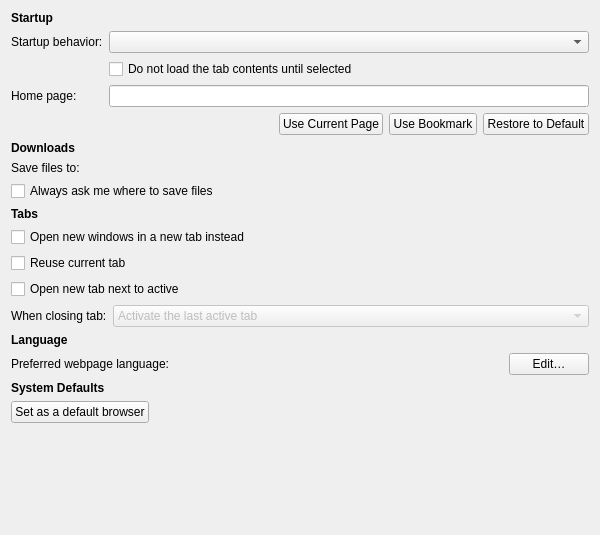
<?xml version="1.0" encoding="UTF-8"?>
<ui version="4.0">
 <class>Otter::PreferencesGeneralPageWidget</class>
 <widget class="QWidget" name="Otter::PreferencesGeneralPageWidget">
  <property name="geometry">
   <rect>
    <x>0</x>
    <y>0</y>
    <width>600</width>
    <height>535</height>
   </rect>
  </property>
  <layout class="QVBoxLayout" name="verticalLayout">
   <item>
    <widget class="QLabel" name="startupHeader">
     <property name="font">
      <font>
       <weight>75</weight>
       <bold>true</bold>
      </font>
     </property>
     <property name="text">
      <string>Startup</string>
     </property>
    </widget>
   </item>
   <item>
    <layout class="QFormLayout" name="startupLayout">
     <property name="fieldGrowthPolicy">
      <enum>QFormLayout::AllNonFixedFieldsGrow</enum>
     </property>
     <item row="0" column="0">
      <widget class="QLabel" name="startupLabel">
       <property name="text">
        <string>Startup behavior:</string>
       </property>
       <property name="buddy">
        <cstring>startupBehaviorComboBox</cstring>
       </property>
      </widget>
     </item>
     <item row="0" column="1">
      <widget class="QComboBox" name="startupBehaviorComboBox"/>
     </item>
     <item row="2" column="0">
      <widget class="QLabel" name="homePageLabel">
       <property name="text">
        <string>Home page:</string>
       </property>
       <property name="buddy">
        <cstring>homePageLineEdit</cstring>
       </property>
      </widget>
     </item>
     <item row="2" column="1">
      <widget class="QLineEdit" name="homePageLineEdit"/>
     </item>
     <item row="3" column="1">
      <layout class="QHBoxLayout" name="homePageLayout" stretch="1,0,0,0">
       <item>
        <spacer name="horizontalSpacer">
         <property name="orientation">
          <enum>Qt::Horizontal</enum>
         </property>
         <property name="sizeHint" stdset="0">
          <size>
           <width>0</width>
           <height>0</height>
          </size>
         </property>
        </spacer>
       </item>
       <item>
        <widget class="QPushButton" name="useCurrentAsHomePageButton">
         <property name="text">
          <string>Use Current Page</string>
         </property>
        </widget>
       </item>
       <item>
        <widget class="QPushButton" name="useBookmarkAsHomePageButton">
         <property name="text">
          <string>Use Bookmark</string>
         </property>
        </widget>
       </item>
       <item>
        <widget class="QPushButton" name="restoreHomePageButton">
         <property name="text">
          <string>Restore to Default</string>
         </property>
        </widget>
       </item>
      </layout>
     </item>
     <item row="1" column="1">
      <widget class="QCheckBox" name="delayTabsLoadingCheckBox">
       <property name="text">
        <string>Do not load the tab contents until selected</string>
       </property>
      </widget>
     </item>
    </layout>
   </item>
   <item>
    <widget class="QLabel" name="downloadsHeader">
     <property name="font">
      <font>
       <weight>75</weight>
       <bold>true</bold>
      </font>
     </property>
     <property name="text">
      <string>Downloads</string>
     </property>
    </widget>
   </item>
   <item>
    <layout class="QFormLayout" name="downloadsLayout">
     <property name="fieldGrowthPolicy">
      <enum>QFormLayout::AllNonFixedFieldsGrow</enum>
     </property>
     <item row="0" column="0">
      <widget class="QLabel" name="downloadsLabel">
       <property name="text">
        <string>Save files to:</string>
       </property>
       <property name="buddy">
        <cstring>downloadsFilePathWidget</cstring>
       </property>
      </widget>
     </item>
     <item row="0" column="1">
      <widget class="Otter::FilePathWidget" name="downloadsFilePathWidget" native="true"/>
     </item>
    </layout>
   </item>
   <item>
    <widget class="QCheckBox" name="alwaysAskCheckBox">
     <property name="text">
      <string>Always ask me where to save files</string>
     </property>
    </widget>
   </item>
   <item>
    <widget class="QLabel" name="tabsHeader">
     <property name="font">
      <font>
       <weight>75</weight>
       <bold>true</bold>
      </font>
     </property>
     <property name="text">
      <string>Tabs</string>
     </property>
    </widget>
   </item>
   <item>
    <widget class="QCheckBox" name="tabsInsteadOfWindowsCheckBox">
     <property name="text">
      <string>Open new windows in a new tab instead</string>
     </property>
    </widget>
   </item>
   <item>
    <widget class="QCheckBox" name="reuseCurrentTabCheckBox">
     <property name="text">
      <string>Reuse current tab</string>
     </property>
    </widget>
   </item>
   <item>
    <widget class="QCheckBox" name="openNextToActiveheckBox">
     <property name="text">
      <string>Open new tab next to active</string>
     </property>
    </widget>
   </item>
   <item>
    <layout class="QFormLayout" name="tabsLayout">
     <item row="0" column="0">
      <widget class="QLabel" name="closingTabLabel">
       <property name="text">
        <string>When closing tab:</string>
       </property>
       <property name="buddy">
        <cstring>closingTabComboBox</cstring>
       </property>
      </widget>
     </item>
     <item row="0" column="1">
      <widget class="QComboBox" name="closingTabComboBox">
       <property name="enabled">
        <bool>false</bool>
       </property>
       <item>
        <property name="text">
         <string>Activate the last active tab</string>
        </property>
       </item>
       <item>
        <property name="text">
         <string>Activate the next tab</string>
        </property>
       </item>
       <item>
        <property name="text">
         <string>Activate the first tab opened from current tab</string>
        </property>
       </item>
      </widget>
     </item>
    </layout>
   </item>
   <item>
    <widget class="QLabel" name="languageHeader">
     <property name="font">
      <font>
       <weight>75</weight>
       <bold>true</bold>
      </font>
     </property>
     <property name="text">
      <string>Language</string>
     </property>
    </widget>
   </item>
   <item>
    <layout class="QFormLayout" name="languageLayout">
     <item row="0" column="0">
      <widget class="QLabel" name="acceptLanguageLabel">
       <property name="text">
        <string>Preferred webpage language:</string>
       </property>
       <property name="buddy">
        <cstring>acceptLanguageButton</cstring>
       </property>
      </widget>
     </item>
     <item row="0" column="1">
      <layout class="QHBoxLayout" name="acceptLanguageButtonLayout">
       <item>
        <spacer name="acceptLanguageSpacer">
         <property name="orientation">
          <enum>Qt::Horizontal</enum>
         </property>
         <property name="sizeHint" stdset="0">
          <size>
           <width>40</width>
           <height>20</height>
          </size>
         </property>
        </spacer>
       </item>
       <item>
        <widget class="QPushButton" name="acceptLanguageButton">
         <property name="text">
          <string>Edit…</string>
         </property>
        </widget>
       </item>
      </layout>
     </item>
    </layout>
   </item>
   <item>
    <widget class="QLabel" name="systemDefaultsHeader">
     <property name="font">
      <font>
       <weight>75</weight>
       <bold>true</bold>
      </font>
     </property>
     <property name="text">
      <string>System Defaults</string>
     </property>
    </widget>
   </item>
   <item>
    <layout class="QHBoxLayout" name="systemDefaultsLayout">
     <property name="sizeConstraint">
      <enum>QLayout::SetMinimumSize</enum>
     </property>
     <item>
      <widget class="QPushButton" name="setDefaultButton">
       <property name="text">
        <string>Set as a default browser</string>
       </property>
      </widget>
     </item>
     <item>
      <spacer name="setDefaultSpacer">
       <property name="orientation">
        <enum>Qt::Horizontal</enum>
       </property>
       <property name="sizeHint" stdset="0">
        <size>
         <width>0</width>
         <height>0</height>
        </size>
       </property>
      </spacer>
     </item>
    </layout>
   </item>
   <item>
    <spacer name="spacer">
     <property name="orientation">
      <enum>Qt::Vertical</enum>
     </property>
     <property name="sizeHint" stdset="0">
      <size>
       <width>0</width>
       <height>0</height>
      </size>
     </property>
    </spacer>
   </item>
  </layout>
 </widget>
 <customwidgets>
  <customwidget>
   <class>Otter::FilePathWidget</class>
   <extends>QWidget</extends>
   <header>src/ui/FilePathWidget.h</header>
   <container>1</container>
  </customwidget>
 </customwidgets>
 <resources/>
 <connections/>
</ui>
